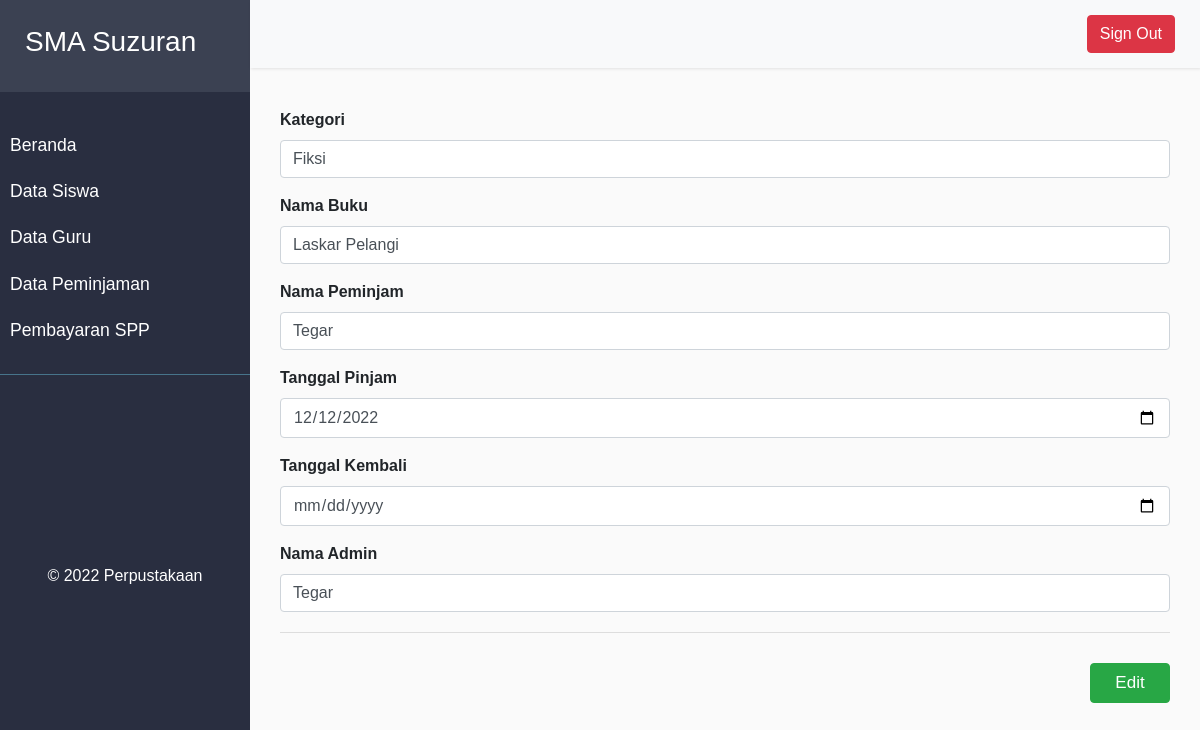
Screenshot of /form-edit-peminjaman.php?id_peminjaman=1 (signed in) with the database file from the repository.
### tables this page shows
CREATE TABLE `peminjaman` (
  `id_peminjaman` int(11) NOT NULL,
  `kategori` varchar(255) NOT NULL,
  `nama_buku` varchar(255) NOT NULL,
  `nama_peminjam` varchar(100) NOT NULL,
  `tanggal_pinjam` DATE NOT NULL,
  `tanggal_kembali` DATE,
  `nama_admin` varchar(255) NOT NULL
);

### form-edit-peminjaman.php (the view, shortened to what this page needs)
<?php
    include("config.php");
    $id = $_GET['id_peminjaman'];
    $sql = "SELECT * FROM peminjaman WHERE id_peminjaman=$id";
    $query = mysqli_query($db, $sql);
    $peminjaman = mysqli_fetch_assoc($query);
?>
<!DOCTYPE html>
<html lang="en">
<head>
    <link rel="stylesheet" href="https://maxcdn.bootstrapcdn.com/bootstrap/4.0.0/css/bootstrap.min.css">
</head>
<body>
    <div class="wrapper">
        <nav id="sidebar">
            <div class="sidebar-header">
                <h3>SMA Suzuran</h3>
            </div>
            <ul class="list-unstyled components">
                <li class="<?php if(basename($_SERVER['SCRIPT_NAME']) == 'dashboard.php'){echo 'active'; }else { echo ''; } ?>">
                    <a href="dashboard.php">Beranda</a>
                </li>
                <li class="<?php if(basename($_SERVER['SCRIPT_NAME']) == 'list-siswa.php'){echo 'active'; }else { echo ''; } ?>">
                    <a href="list-siswa.php">Data Siswa</a>
                </li>
                <li class="<?php if(basename($_SERVER['SCRIPT_NAME']) == 'list-guru.php'){echo 'active'; }else { echo ''; } ?>">
                    <a href="list-guru.php">Data Guru</a>
                </li>
                <li class="<?php if(basename($_SERVER['SCRIPT_NAME']) == 'list-orangtua.php'){echo 'active'; }else { echo ''; } ?>">
                    <a href="list-peminjaman.php">Data Peminjaman</a>
                </li>
                <li class="<?php if(basename($_SERVER['SCRIPT_NAME']) == 'list-pembayaran.php'){echo 'active'; }else { echo ''; } ?>">
                    <a href="#">Pembayaran SPP</a>
                </li>
            </ul>
            <ul class="list-unstyled CTAs">
                <h6>© 2022 Perpustakaan</h6>
            </ul>
        </nav>
        <div id="content">
            <nav class="navbar navbar-expand-lg navbar-light bg-light">
                <div class="container-fluid">
                    <div class="collapse navbar-collapse" id="navbarSupportedContent">
                        <ul class="nav navbar-nav ml-auto">
                            <li class="nav-item active">
                                <a class="btn btn-danger text-white" href="logout.php">Sign Out</a>
                            </li>
                        </ul>
                    </div>
                </div>
            </nav>
            <div style="margin: 0 30px">
                <form action="proses_edit.php" method="POST" enctype="multipart/form-data">
                    <div class="row">
                        <div class="col-sm-12">
                            <div class="form-group">
                                    <label class="font-weight-bold">Kategori</label>
                                    <input class="form-control" type="text" name="kategori" value="<?php echo $peminjaman['kategori'] ?>" placeholder="Masukkan kategori" required>
                                </div>
                                <div class="form-group">
                                    <label class="font-weight-bold">Nama Buku</label>
                                    <input class="form-control" type="text" name="nama_buku" value="<?php echo $peminjaman['nama_buku'] ?>" placeholder="Masukkan nama buku" required>
                                </div>
                                <div class="form-group">
                                    <label class="font-weight-bold">Nama Peminjam</label>
                                    <input class="form-control" type="text" name="nama_peminjam" value="<?php echo $peminjaman['nama_peminjam'] ?>" placeholder="Masukkan nama peminjam" required>
                                </div>
                                <div class="form-group">
                                    <label class="font-weight-bold">Tanggal Pinjam</label>
                                    <input class="form-control" type="date" name="tanggal_pinjam" value="<?php echo $peminjaman['tanggal_pinjam'] ?>" placeholder="Isi Tanggal" required>
                                </div>
                                <div class="form-group">
                                    <label class="font-weight-bold">Tanggal Kembali</label>
                                    <input class="form-control" type="date" name="tanggal_kembali" value="<?php echo $peminjaman['tanggal_kembali'] ?>">
                                </div>
                                <div class="form-group">
                                    <label class="font-weight-bold">Nama Admin</label>
                                    <input class="form-control" type="text" name="nama_admin" value="<?php echo $peminjaman['nama_admin'] ?>" placeholder="Masukkan nama admin" required>
                                </div>
                            <div class="line"></div>
                            <button style="float: right;" class="btn btn-success submit" type="submit" name="edit_peminjaman" value="edit_peminjaman">Edit</button>
                        </div>
                    </div>
                </form>
            </div>
        </div>
    </div>
</body>
</html>

### form-edit-peminjaman.php (style rules this page uses)
.submit { width: 80px; margin: 10px 0; font-size: 17px; }
body { font-family: 'Montserrat', sans-serif; background: #FAFAFA; }
a, a:hover, a:focus { color: inherit; text-decoration: none; transition: all 0.3s; }
.navbar { padding: 15px 10px; background: #FFF; border: none; border-radius: 0; margin-bottom: 40px; box-shadow: 1px 1px 3px rgba(0, 0, 0, 0.1); }
.line { width: 100%; height: 1px; border-bottom: 1px solid #DDD; margin: 20px 0; }
.wrapper { display: flex; width: 100%; align-items: stretch; position: relative; }
#sidebar { min-width: 250px; max-width: 250px; background: #292E40; color: #FFF; transition: all 0.3s; position: fixed; }
#sidebar .sidebar-header { padding: 25px; background: #3B4152; margin-bottom: 10px; }
#sidebar ul.components { padding: 20px 0; border-bottom: 1px solid #47748B; }
#sidebar ul li a { padding: 10px; font-size: 1.1em; display: block; }
ul.CTAs { padding: 175px 0px; text-align: center; }
#content { width: 100%; padding-left: 250px; min-height: 100vh; transition: all 0.3s; }

### rows the page displays
peminjaman: kategori "Fiksi", nama_buku "Laskar Pelangi", nama_peminjam "Tegar", tanggal_pinjam "12/12/2022", nama_admin "Tegar"
